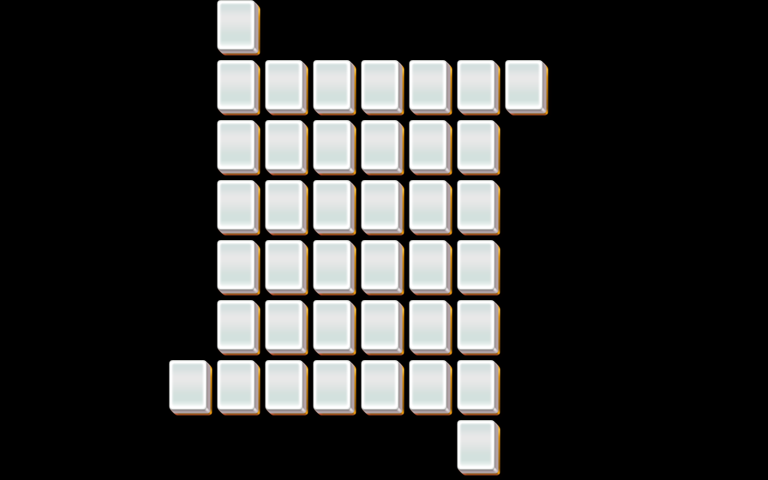

This game map was drawn from its Tiled (.tmx) file and the tilesets committed beside it. A one-line description and the trimmed map source follow:
An orthogonal 32x16 tile map with 24x30 px tiles, 5 tile layers (layer1, layer2, layer3, layer4, ...).

<map version="1.0" orientation="orthogonal" width="32" height="16" tilewidth="24" tileheight="30">
 <properties>
  <property name="species" value="25" />
 </properties>
 <tileset firstgid="1" name="mahjong" tilewidth="48" tileheight="60">
  <image source="mahjong.png" />
 </tileset>
 <layer name="layer1" width="32" height="16">
  <data>[512 cells, 40 non-empty, 1 distinct tile ids]</data>
 </layer>
 <layer name="layer2" width="32" height="16">
  <data>[512 cells, 40 non-empty, 1 distinct tile ids]</data>
 </layer>
 <layer name="layer3" width="32" height="16">
  <data>[512 cells, 40 non-empty, 1 distinct tile ids]</data>
 </layer>
 <layer name="layer4" width="32" height="16">
  <data>[512 cells, 16 non-empty, 1 distinct tile ids]</data>
 </layer>
 <layer name="layer5" width="32" height="16">
  <data>[512 cells, 0 non-empty, 0 distinct tile ids]</data>
 </layer>
</map>
